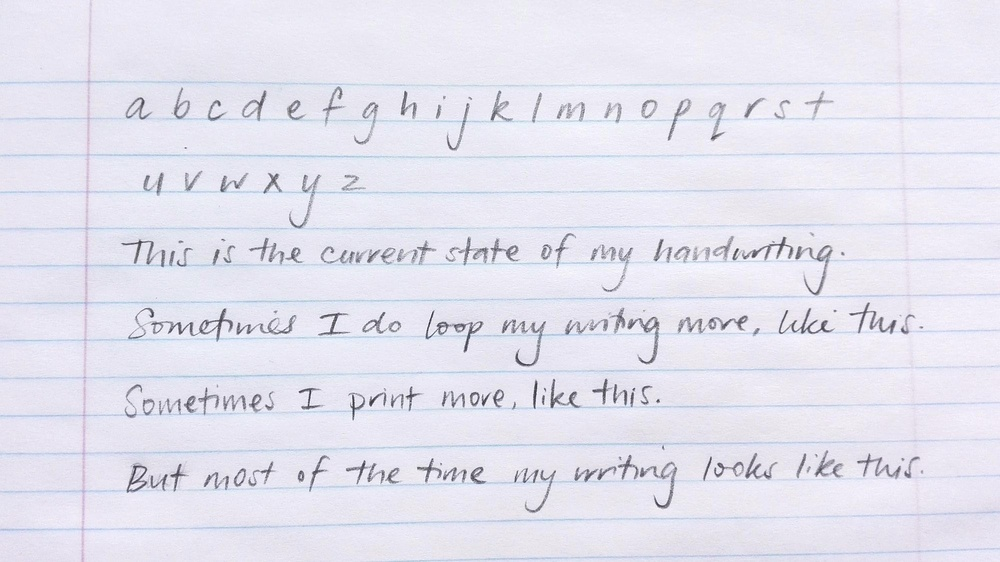
#> input picture Dissertation/PrintedHW.jpg, 1000 x 562 px, shrunk from 2000 x 1123 before the run
$ python Sprint1.py   (older library calls are emulated)
#> lines starting #> are read from the running program, lines starting #| are printed output that depends on the picture; after the words box and inside, x2 and y2 are one past the last pixel; in counts of white or black regions, pixels touching at a corner belong together
import cv2
import numpy
from keras import backend as K
K.set_image_dim_ordering('th')
#> (this line was passed over: keras is not available in this run)

# The entire code uses the OpenCV library
# The code on lines 12-18 uses some pre-processing code found here https://www.pyimagesearch.com/2017/07/10/using-tesseract-ocr-python/
# Import image
image = cv2.imread('PrintedHW.jpg')
#> image is the input picture: shape (562, 1000, 3); mean B, G, R 239.1, 227.2, 228

# Greyscale
grey = cv2.cvtColor(image,cv2.COLOR_BGR2GRAY)

# Binary
ret,thresh = cv2.threshold(grey,127,255,cv2.THRESH_BINARY_INV)
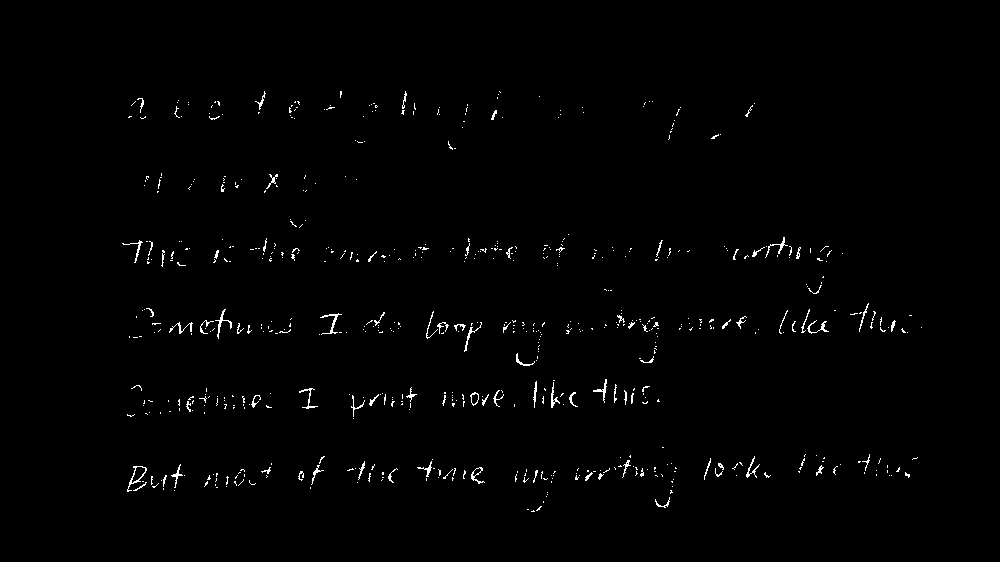
#> thresh: shape (562, 1000); 0.97% white in thin lines or dots, all inside (x1, y1, x2, y2) = (122, 91, 922, 512)

# smooth the image to avoid noises
grey = cv2.medianBlur(grey,5)
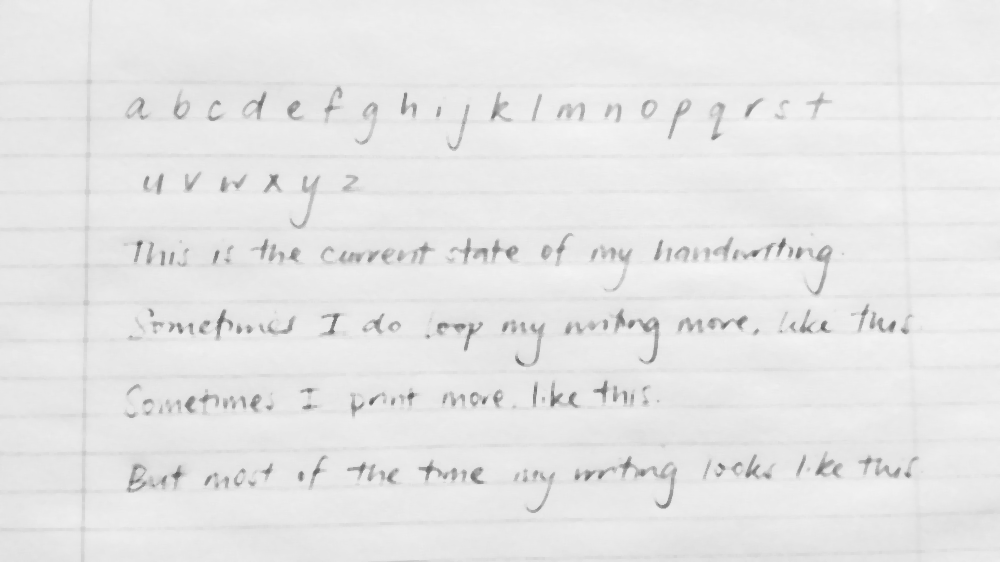
#> grey: shape (562, 1000); min 94, max 245, mean 230.1


# Dilation
kernel = numpy.ones((5,100), numpy.uint8)
img_dilation = cv2.dilate(thresh, kernel, iterations=1)
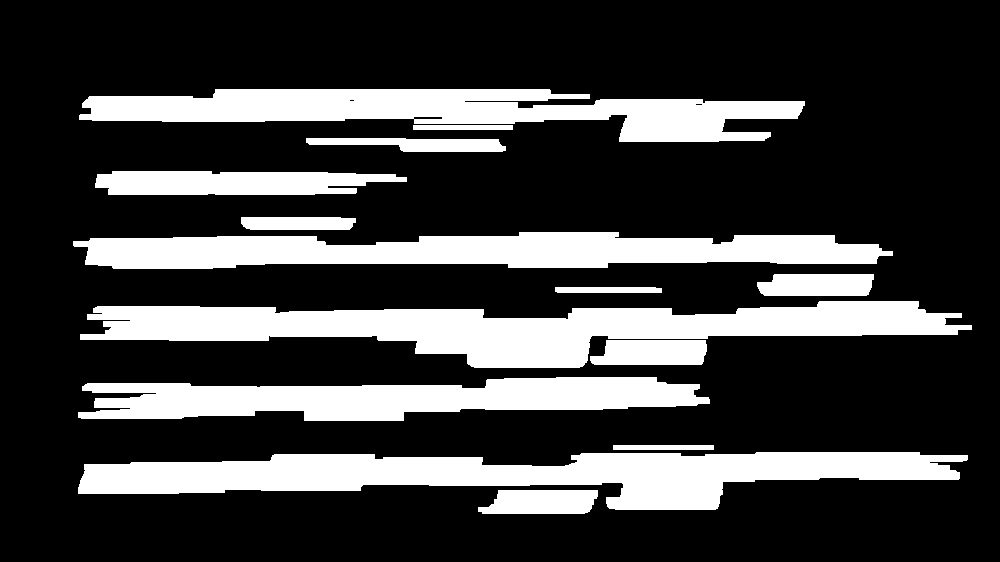
#> img_dilation: shape (562, 1000); 24.6% white; 14 white regions
thresh = cv2.erode(thresh,None,iterations = 2)
#> thresh: shape (562, 1000); every value is 0

# Find contours
im2,contours, hierarchy = cv2.findContours(img_dilation.copy(), cv2.RETR_EXTERNAL, cv2.CHAIN_APPROX_SIMPLE)
#> contours = 14 contours; largest, box (x1, y1, x2, y2) and area: (80, 301, 972, 368) 28397, (78, 452, 968, 510) 27123, (73, 232, 893, 269) 21144, (79, 89, 805, 142) 20545, (78, 377, 710, 421) 17787

# Sort contours
sorted_contours = sorted(contours, key=lambda contour: cv2.boundingRect(contour)[0])
#> sorted_contours has the same summary as contours

# Code on lines 33-42 were used from https://stackoverflow.com/questions/46282691/opencv-cropping-handwritten-lines-line-segmentation
for i, contour in enumerate(sorted_contours):
    # Get bounding box
    x, y, w, h = cv2.boundingRect(contour)

    # Get ROI
    roi = image[y:y+h, x:x+w]

    # Show ROI
    cv2.imshow('segment no:'+str(i),roi)
    cv2.rectangle(image,(x,y),( x + w, y + h ),(90,0,255),2)
#> this loop made 14 passes
#> (x, y, w, h) on passes 1, 2, 3, 4, 5, 6, 7, 8, 10, 11, 12, 14: (73, 232, 820, 37), (78, 452, 890, 58), (78, 377, 632, 44), (79, 89, 726, 53), (80, 301, 892, 67), (95, 171, 312, 24), (241, 217, 115, 13), (306, 138, 200, 14), (478, 490, 120, 24), (555, 287, 107, 6), (590, 340, 117, 25), (757, 274, 117, 22)
#> (contour, x, y, w, h) on passes 9, 13: ([[413, 125], [413, 129], [512, 129], [512, 125]], 413, 125, 100, 5), ([[613, 445], [613, 449], [713, 449], [713, 445]], 613, 445, 101, 5)
#> pass 1, `roi = image[y:y+h, x:x+w]`:
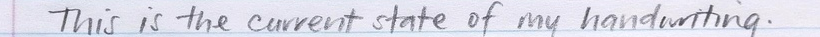
#> roi: shape (37, 820, 3); mean B, G, R 230.6, 219, 218.6
#> pass 2, `roi = image[y:y+h, x:x+w]`:
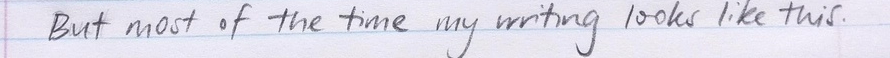
#> roi: shape (58, 890, 3); mean B, G, R 233.1, 221.3, 222.9
#> pass 3, `roi = image[y:y+h, x:x+w]`:
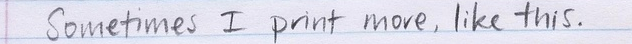
#> roi: shape (44, 632, 3); mean B, G, R 231.7, 219, 219.3
#> after the loop:
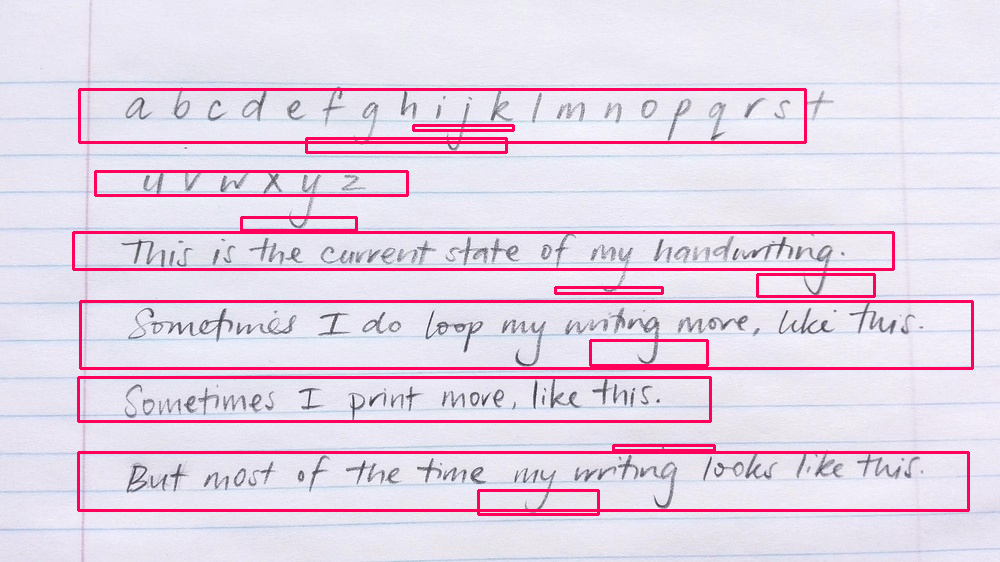
#> image: shape (562, 1000, 3); 5.97% of pixels changed, all inside (x1, y1, x2, y2) = (72, 88, 974, 516)

cv2.imshow('marked areas',image)
cv2.waitKey(0)
